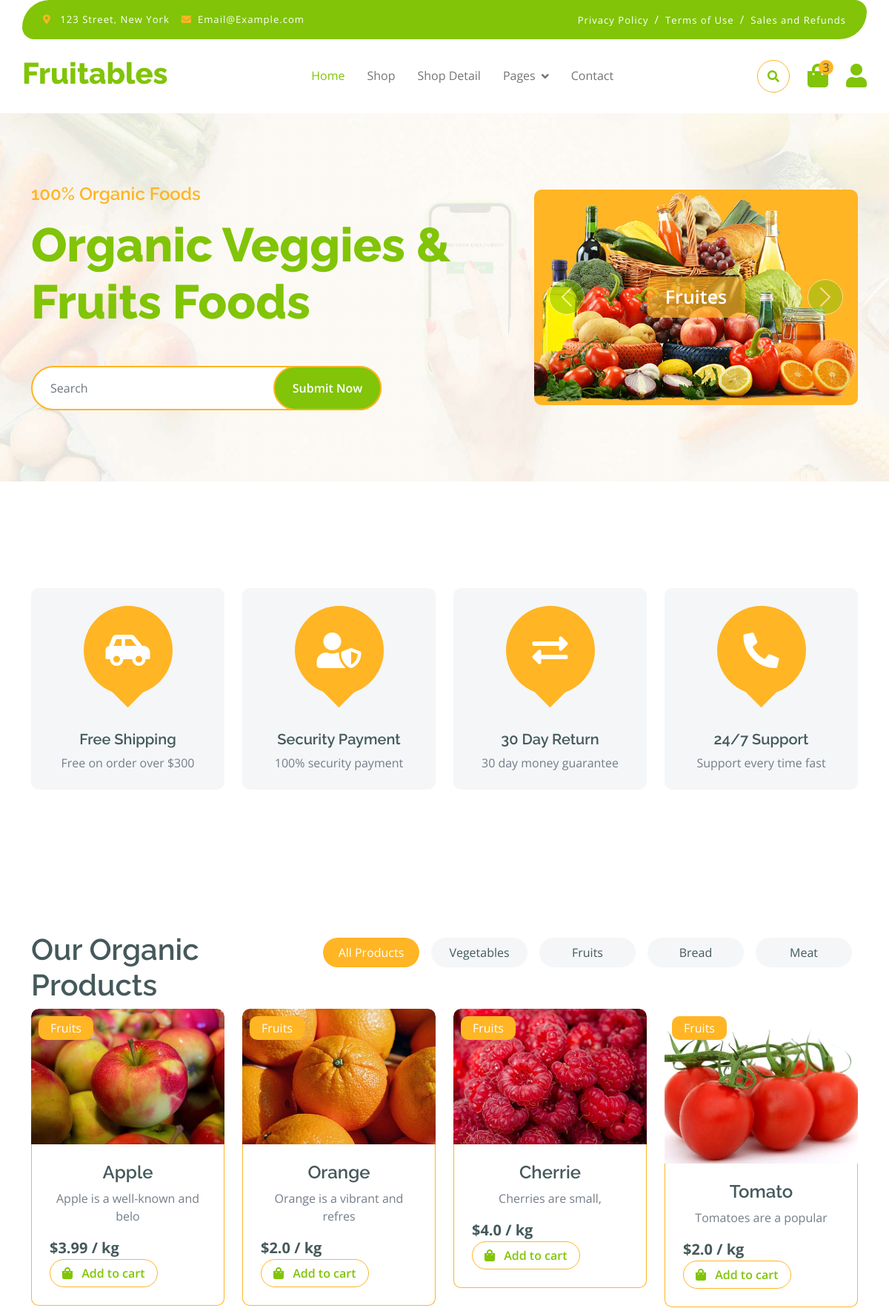
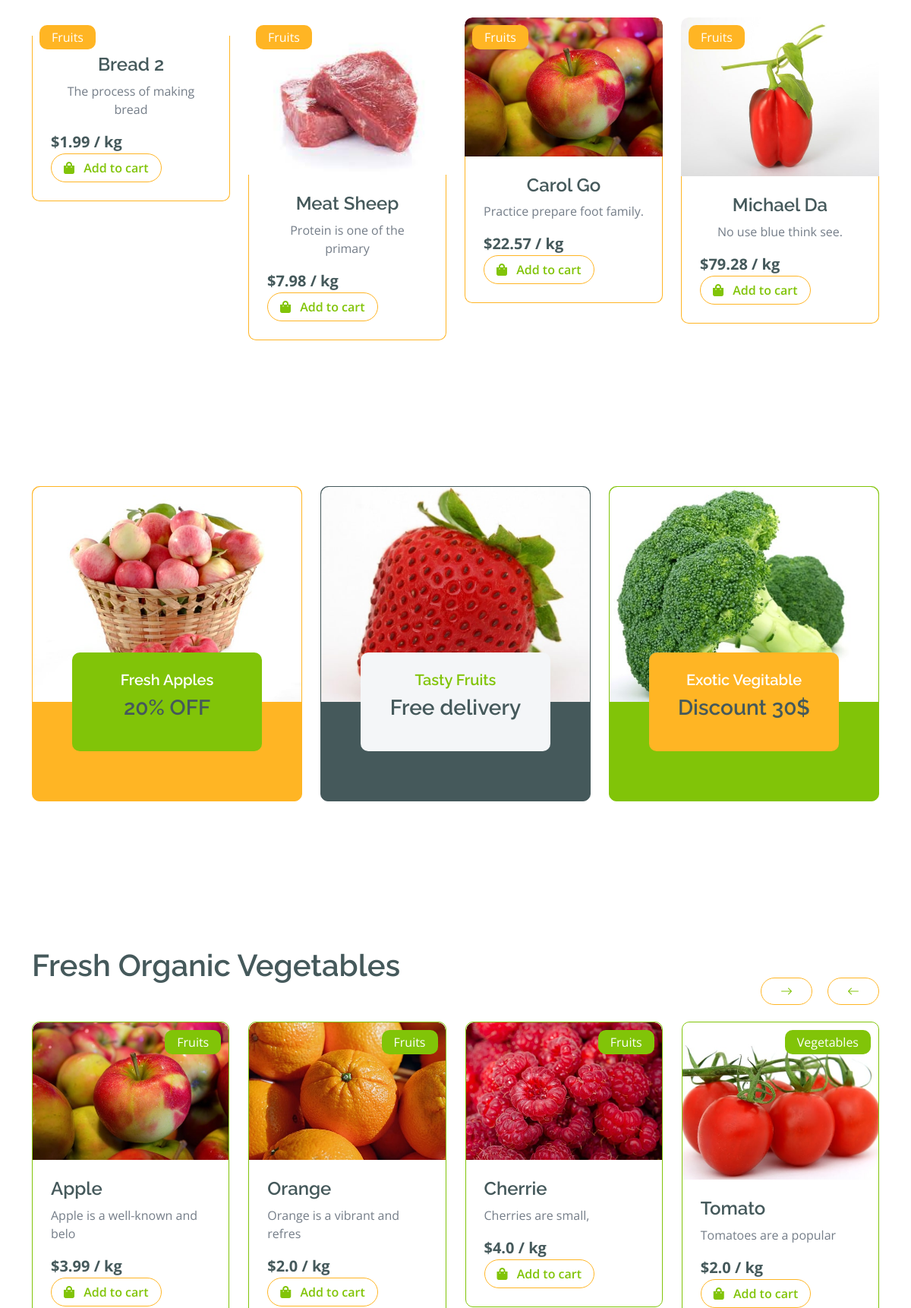
/fruit/ (upper part), run on the app's committed database (2 pictures, top to bottom).
### fruit/models.py (models this page shows, shortened)
class Fruit(models.Model):
    name = models.CharField(max_length=10)
    subtitle = models.TextField(max_length=30)
    price = models.FloatField()
    image = models.ImageField(upload_to='fruit')
    type = models.CharField(max_length=20,choices=FRUIT_TYPES)
    description = models.TextField(max_length=300, default='very good production')
    user = models.ForeignKey(User,related_name='user_fruit',on_delete=models.SET_NULL,null=True,blank=True)

### fruit/views.py (the view)
# urls.py: path('',FruitList.as_view(),name='fruit_list'),
class FruitList(generic.ListView):
    model = Fruit
    paginate_by = 8

### fruit/templates/fruit/fruit_list.html (shortened to what this page needs)
{% extends "base.html" %}
{% load static %}
{% block body %}
<div class="container-fluid py-5 mb-5 hero-header">
    <div class="container py-5">
        <div class="row g-5 align-items-center">
            <div class="col-md-12 col-lg-7">
                <h4 class="mb-3 text-secondary">100% Organic Foods</h4>
                <h1 class="mb-5 display-3 text-primary">Organic Veggies & Fruits Foods</h1>
                <div class="position-relative mx-auto">
                    <input class="form-control border-2 border-secondary w-75 py-3 px-4 rounded-pill" type="number"
                        placeholder="Search">
                    <button type="submit"
                        class="btn btn-primary border-2 border-secondary py-3 px-4 position-absolute rounded-pill text-white h-100"
                        style="top: 0; right: 25%;">Submit Now</button>
                </div>
            </div>
            <div class="col-md-12 col-lg-5">
                <div id="carouselId" class="carousel slide position-relative" data-bs-ride="carousel">
                    <div class="carousel-inner" role="listbox">
                        <div class="carousel-item active rounded">
                            <img src="{% static 'img/hero-img-1.png' %}"
                                class="img-fluid w-100 h-100 bg-secondary rounded" alt="First slide">
                            <a href="#" class="btn px-4 py-2 text-white rounded">Fruites</a>
                        </div>
                    </div>
                    <button class="carousel-control-prev" type="button" data-bs-target="#carouselId"
                        data-bs-slide="prev">
                        <span class="carousel-control-prev-icon" aria-hidden="true"></span>
                    </button>
                    <button class="carousel-control-next" type="button" data-bs-target="#carouselId"
                        data-bs-slide="next">
                        <span class="carousel-control-next-icon" aria-hidden="true"></span>
                    </button>
                </div>
            </div>
        </div>
    </div>
</div>
<div class="container-fluid featurs py-5">
    <div class="container py-5">
        <div class="row g-4">
            <div class="col-md-6 col-lg-3">
                <div class="featurs-item text-center rounded bg-light p-4">
                    <div class="featurs-icon btn-square rounded-circle bg-secondary mb-5 mx-auto">
                        <i class="fas fa-car-side fa-3x text-white"></i>
                    </div>
                    <div class="featurs-content text-center">
                        <h5>Free Shipping</h5>
                        <p class="mb-0">Free on order over $300</p>
                    </div>
                </div>
            </div>
            <div class="col-md-6 col-lg-3">
                <div class="featurs-item text-center rounded bg-light p-4">
                    <div class="featurs-icon btn-square rounded-circle bg-secondary mb-5 mx-auto">
                        <i class="fas fa-user-shield fa-3x text-white"></i>
                    </div>
                    <div class="featurs-content text-center">
                        <h5>Security Payment</h5>
                        <p class="mb-0">100% security payment</p>
                    </div>
                </div>
            </div>
            <div class="col-md-6 col-lg-3">
                <div class="featurs-item text-center rounded bg-light p-4">
                    <div class="featurs-icon btn-square rounded-circle bg-secondary mb-5 mx-auto">
                        <i class="fas fa-exchange-alt fa-3x text-white"></i>
                    </div>
                    <div class="featurs-content text-center">
                        <h5>30 Day Return</h5>
                        <p class="mb-0">30 day money guarantee</p>
                    </div>
                </div>
            </div>
            <div class="col-md-6 col-lg-3">
                <div class="featurs-item text-center rounded bg-light p-4">
                    <div class="featurs-icon btn-square rounded-circle bg-secondary mb-5 mx-auto">
                        <i class="fa fa-phone-alt fa-3x text-white"></i>
                    </div>
                    <div class="featurs-content text-center">
                        <h5>24/7 Support</h5>
                        <p class="mb-0">Support every time fast</p>
                    </div>
                </div>
            </div>
        </div>
    </div>
</div>
<div class="container-fluid fruite py-5">
    <div class="container py-5">
        <div class="tab-class text-center">
            <div class="row g-4">
                <div class="col-lg-4 text-start">
                    <h1>Our Organic Products</h1>
                </div>
                <div class="col-lg-8 text-end">
                    <ul class="nav nav-pills d-inline-flex text-center mb-5">
                        <li class="nav-item">
                            <a class="d-flex m-2 py-2 bg-light rounded-pill active" data-bs-toggle="pill" href="#tab-1">
                                <span class="text-dark" style="width: 130px;">All Products</span>
                            </a>
                        </li>
                        <li class="nav-item">
                            <a class="d-flex py-2 m-2 bg-light rounded-pill" data-bs-toggle="pill" href="#tab-2">
                                <span class="text-dark" style="width: 130px;">Vegetables</span>
                            </a>
                        </li>
                        <li class="nav-item">
                            <a class="d-flex m-2 py-2 bg-light rounded-pill" data-bs-toggle="pill" href="#tab-3">
                                <span class="text-dark" style="width: 130px;">Fruits</span>
                            </a>
                        </li>
                        <li class="nav-item">
                            <a class="d-flex m-2 py-2 bg-light rounded-pill" data-bs-toggle="pill" href="#tab-4">
                                <span class="text-dark" style="width: 130px;">Bread</span>
                            </a>
                        </li>
                        <li class="nav-item">
                            <a class="d-flex m-2 py-2 bg-light rounded-pill" data-bs-toggle="pill" href="#tab-5">
                                <span class="text-dark" style="width: 130px;">Meat</span>
                            </a>
                        </li>
                    </ul>
                </div>
            </div>
            <div class="tab-content">
                <div id="tab-1" class="tab-pane fade show p-0 active">
                    <div class="row g-4">
                        <div class="col-lg-12">
                            <div class="row g-4">
                                {% for fruit in fruit_list %}
                                <div class="col-md-6 col-lg-4 col-xl-3">
                                    <div class="rounded position-relative fruite-item">
                                        <div class="fruite-img">
                                            <img src="{{fruit.image.url}}" class="img-fluid w-100 rounded-top" alt="">
                                        </div>
                                        <div class="text-white bg-secondary px-3 py-1 rounded position-absolute"
                                            style="top: 10px; left: 10px;">Fruits</div>
                                        <div class="p-4 border border-secondary border-top-0 rounded-bottom">
                                            <h4>{{fruit.name}}</h4>
                                            <p>{{fruit.subtitle}}</p>
                                            <div class="d-flex justify-content-between flex-lg-wrap">
                                                <p class="text-dark fs-5 fw-bold mb-0">${{fruit.price}} / kg</p>
                                                <a href="#"
                                                    class="btn border border-secondary rounded-pill px-3 text-primary"><i
                                                        class="fa fa-shopping-bag me-2 text-primary"></i> Add to
                                                    cart</a>
                                            </div>
                                        </div>
                                    </div>
                                </div>
                                {% endfor %}
                            </div>
                        </div>
                    </div>
                </div>
            </div>
        </div>
    </div>
</div>
<div class="container-fluid service py-5">
    <div class="container py-5">
        <div class="row g-4 justify-content-center">
            <div class="col-md-6 col-lg-4">
                <a href="#">
                    <div class="service-item bg-secondary rounded border border-secondary">
                        <img src="{% static 'img/featur-1.jpg' %}" class="img-fluid rounded-top w-100" alt="">
                        <div class="px-4 rounded-bottom">
                            <div class="service-content bg-primary text-center p-4 rounded">
                                <h5 class="text-white">Fresh Apples</h5>
                                <h3 class="mb-0">20% OFF</h3>
                            </div>
                        </div>
                    </div>
                </a>
            </div>
            <div class="col-md-6 col-lg-4">
                <a href="#">
                    <div class="service-item bg-dark rounded border border-dark">
                        <img src="{% static 'img/featur-2.jpg' %}" class="img-fluid rounded-top w-100" alt="">
                        <div class="px-4 rounded-bottom">
                            <div class="service-content bg-light text-center p-4 rounded">
                                <h5 class="text-primary">Tasty Fruits</h5>
                                <h3 class="mb-0">Free delivery</h3>
                            </div>
                        </div>
                    </div>
                </a>
            </div>
            <div class="col-md-6 col-lg-4">
                <a href="#">
                    <div class="service-item bg-primary rounded border border-primary">
                        <img src="{% static 'img/featur-3.jpg' %}" class="img-fluid rounded-top w-100" alt="">
                        <div class="px-4 rounded-bottom">
                            <div class="service-content bg-secondary text-center p-4 rounded">
                                <h5 class="text-white">Exotic Vegitable</h5>
                                <h3 class="mb-0">Discount 30$</h3>
                            </div>
                        </div>
                    </div>
                </a>
            </div>
        </div>
    </div>
</div>
<div class="container-fluid vesitable py-5">
    <div class="container py-5">
        <h1 class="mb-0">Fresh Organic Vegetables</h1>
        <div class="owl-carousel vegetable-carousel justify-content-center">
        {% for fruit in fruit_list  %}
            <div class="border border-primary rounded position-relative vesitable-item">
                <div class="vesitable-img">
                    <img src="{{fruit.image.url}}" class="img-fluid w-100 rounded-top" alt="">
                </div>
                <div class="text-white bg-primary px-3 py-1 rounded position-absolute" style="top: 10px; right: 10px;">
                    {{fruit.type}}</div>
                <div class="p-4 rounded-bottom">
                    <h4>{{fruit.name}}</h4>
                    <p>{{fruit.subtitle}}</p>
                    <div class="d-flex justify-content-between flex-lg-wrap">
                        <p class="text-dark fs-5 fw-bold mb-0">${{fruit.price}} / kg</p>
                        <a href="#" class="btn border border-secondary rounded-pill px-3 text-primary"><i
                                class="fa fa-shopping-bag me-2 text-primary"></i> Add to cart</a>
                    </div>
                </div>
            </div>
        {% endfor %}
        </div>
    </div>
</div>
{% endblock body %}

### static/css/style.css (style rules this page uses)
.btn { font-weight: 600; transition: .5s; }
.btn-square { width: 32px; height: 32px; }
.btn-square, .btn-sm-square, .btn-md-square, .btn-lg-square { padding: 0; display: flex; align-items: center; justify-content: center; font-weight: normal; }
.btn.border-secondary { transition: 0.5s; }
.hero-header { background: linear-gradient(rgba(248, 223, 173, 0.1), rgba(248, 223, 173, 0.1)), url(../img/hero-img.jpg); background-position: center center; background-repeat: no-repeat; background-size: cover; }
.carousel-item { position: relative; }
.carousel-item a { position: absolute; top: 50%; left: 50%; transform: translate(-50%, -50%); font-size: 25px; background: linear-gradient(rgba(255, 181, 36, 0.7), rgba(255, 181, 36, 0.7)); }
.carousel-control-next, .carousel-control-prev { width: 48px; height: 48px; border-radius: 48px; border: 1px solid var(--bs-white); background: var(--bs-primary); position: absolute; top: 50%; transform: translateY(-50%); }
.carousel-control-next { margin-right: 20px; }
.carousel-control-prev { margin-left: 20px; }
@media (min-width: 992px) { .hero-header, .page-header { margin-top: 152px !important; } }
.featurs .featurs-item .featurs-icon { position: relative; width: 120px; height: 120px; }
.featurs .featurs-item .featurs-icon::after { content: ""; width: 35px; height: 35px; background: var(--bs-secondary); position: absolute; bottom: -10px; transform: translate(-50%); transform: rotate(45deg); background: var(--bs-secondary); }
.service .service-item .service-content { position: relative; width: 250px; height: 130px; top: -50%; left: 50%; transform: translate(-50%, -50%); }
.fruite .tab-class .nav-item a.active { background: var(--bs-secondary) !important; }
.fruite .tab-class .nav-item a.active span { color: var(--bs-white) !important; }
.fruite .fruite-item { height: 100%; transition: 0.5s; }
.fruite .fruite-item .fruite-img { overflow: hidden; transition: 0.5s; border-radius: 10px 10px 0 0; }
.fruite .fruite-item .fruite-img img { transition: 0.5s; }
.vesitable .vesitable-item { height: 100%; transition: 0.5s; }
.vesitable .vesitable-item .vesitable-img { overflow: hidden; transition: 0.5s; border-radius: 10px 10px 0 0; }
.vesitable .vesitable-item .vesitable-img img { transition: 0.5s; }

### data on the page
Fruit: image (picture), name "Apple", subtitle "Apple is a well-known and belo", price "3.99", type "Fruits"
Fruit: image (picture), name "Orange", subtitle "Orange is a vibrant and refres", price "2.0", type "Fruits"
Fruit: image (picture), name "Cherrie", subtitle "Cherries are small,", price "4.0", type "Fruits"
Fruit: image (picture), name "Tomato", subtitle "Tomatoes are a popular", price "2.0", type "Vegetables"
Fruit: name "Bread 2", subtitle "The process of making bread", price "1.99"
Fruit: image (picture), name "Meat Sheep", subtitle "Protein is one of the primary", price "7.98"
Fruit: image (picture), name "Carol Go", subtitle "Practice prepare foot family.", price "22.57"
Fruit: image (picture), name "Michael Da", subtitle "No use blue think see.", price "79.28"
